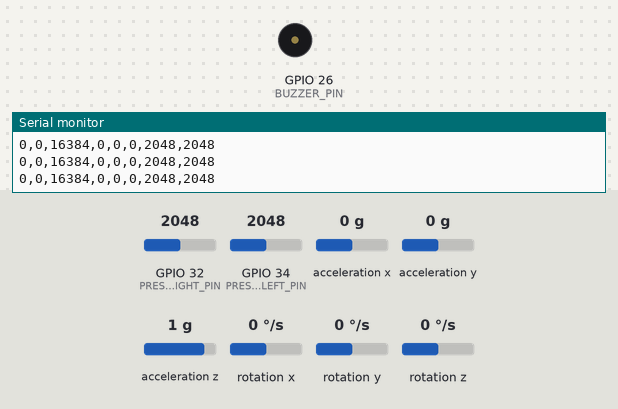
Recording of a program running on a simulated ESP32. Parts: buzzer (waves = sounding, pin HIGH), the last lines printed to the serial monitor. The test bench sets the inputs (shaded band); at power-on: acceleration x 0 g, GPIO 32 (PRESSURE_RIGHT_PIN) = 2048, GPIO 34 (PRESSURE_LEFT_PIN) = 2048, acceleration y 0 g, acceleration z 1 g, rotation x 0 °/s, rotation y 0 °/s, rotation z 0 °/s.

Above: at 4.3 s.
4.4 s: acceleration x set to -0.4 g
At 4.8 s:
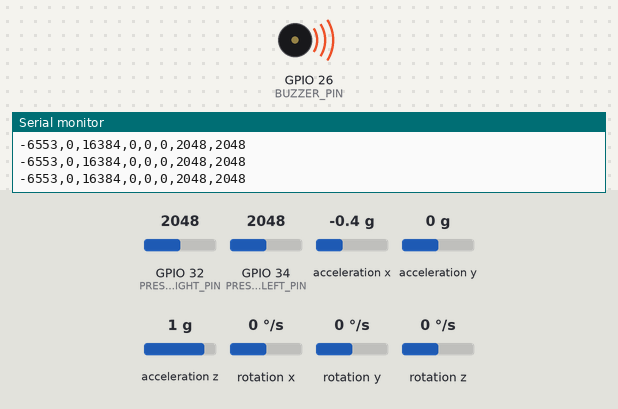
Timing chart, 0 to 8.9 s (numbered marks = the images above; inputs shaded):
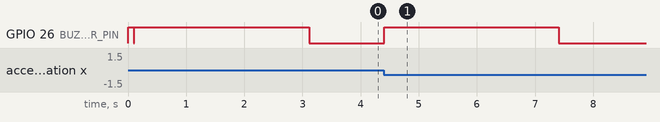

The program:

main.cpp
```cpp
/*
  smart_belt_fixed.ino
  =====================
  Smart Belt Fall Detection — ESP32 Firmware
  Alliance University Capstone Project

  Output format (CSV at 200Hz, 115200 baud):
    acc_x,acc_y,acc_z,gyr_x,gyr_y,gyr_z,pressure_left,pressure_right

  Pin mapping:
    MPU6050 → SDA: GPIO 21 | SCL: GPIO 22
    Pressure Left  → GPIO 34
    Pressure Right → GPIO 32  (FIXED from teammate's GPIO 35)
    Buzzer         → GPIO 26

  Units:
    Acceleration : raw int16 (divide by 16384.0 for g)
    Gyroscope    : raw int16 (divide by 131.0 for deg/s)
    Pressure     : ADC raw 0–4095
*/

#include <Wire.h>
#include <MPU6050.h>

MPU6050 mpu;

// ── Pin Definitions ──────────────────────────────────────────────
const int PRESSURE_LEFT_PIN  = 34;   // matches config.py
const int PRESSURE_RIGHT_PIN = 32;   // FIXED: was 35 in teammate's version
const int BUZZER_PIN         = 26;

// ── IMU variables ─────────────────────────────────────────────────
int16_t ax, ay, az;
int16_t gx, gy, gz;

// ── Timing for 200Hz output ───────────────────────────────────────
// 200Hz = 1 sample every 5ms
const unsigned long SAMPLE_INTERVAL_US = 5000;  // 5000 microseconds = 5ms
unsigned long lastSampleTime = 0;

// ── Buzzer state ──────────────────────────────────────────────────
bool buzzerActive      = false;
unsigned long buzzerStartTime = 0;
const unsigned long BUZZER_DURATION = 3000;  // 3 seconds

// ── Simple fall detection for onboard buzzer alert ────────────────
// (Python pipeline does the real detection — this is just a local backup)
float prevAccelMag = 0.0;
const float FALL_JERK_THRESHOLD = 8.0;  // g/s

void setup() {
  Serial.begin(115200);

  pinMode(PRESSURE_LEFT_PIN,  INPUT);
  pinMode(PRESSURE_RIGHT_PIN, INPUT);
  pinMode(BUZZER_PIN, OUTPUT);
  digitalWrite(BUZZER_PIN, LOW);

  Wire.begin(21, 22);          // SDA=GPIO21, SCL=GPIO22
  Wire.setClock(400000);       // 400kHz I2C

  mpu.initialize();
  mpu.setFullScaleAccelRange(MPU6050_ACCEL_FS_2);   // ±2g
  mpu.setFullScaleGyroRange(MPU6050_GYRO_FS_250);   // ±250 deg/s
  mpu.setDLPFMode(MPU6050_DLPF_BW_42);              // 42Hz LPF

  if (!mpu.testConnection()) {
    // Flash buzzer twice to indicate MPU6050 failure
    for (int i = 0; i < 2; i++) {
      digitalWrite(BUZZER_PIN, HIGH); delay(300);
      digitalWrite(BUZZER_PIN, LOW);  delay(300);
    }
  }

  // Short ready beep
  digitalWrite(BUZZER_PIN, HIGH); delay(100);
  digitalWrite(BUZZER_PIN, LOW);

  lastSampleTime = micros();
}

void loop() {
  unsigned long now = micros();

  // ── Maintain 200Hz sample rate ────────────────────────────────
  if (now - lastSampleTime < SAMPLE_INTERVAL_US) return;
  lastSampleTime = now;

  // ── Read MPU6050 ─────────────────────────────────────────────
  mpu.getMotion6(&ax, &ay, &az, &gx, &gy, &gz);

  // ── Read pressure sensors (ADC 0–4095) ───────────────────────
  int pressureLeft  = analogRead(PRESSURE_LEFT_PIN);
  int pressureRight = analogRead(PRESSURE_RIGHT_PIN);

  // ── Output CSV line (parsed by iot_receiver.py) ──────────────
  // Format: acc_x,acc_y,acc_z,gyr_x,gyr_y,gyr_z,pressure_left,pressure_right
  Serial.print(ax);           Serial.print(',');
  Serial.print(ay);           Serial.print(',');
  Serial.print(az);           Serial.print(',');
  Serial.print(gx);           Serial.print(',');
  Serial.print(gy);           Serial.print(',');
  Serial.print(gz);           Serial.print(',');
  Serial.print(pressureLeft); Serial.print(',');
  Serial.println(pressureRight);

  // ── Onboard fall detection for local buzzer ───────────────────
  // Python pipeline does the real ML detection.
  // This is just a simple jerk-threshold backup alert.
  float accelMag = sqrt((float)ax*ax + (float)ay*ay + (float)az*az) / 16384.0;
  float jerk     = abs(accelMag - prevAccelMag) / (SAMPLE_INTERVAL_US / 1e6);
  prevAccelMag   = accelMag;

  if (jerk > FALL_JERK_THRESHOLD && !buzzerActive) {
    buzzerActive    = true;
    buzzerStartTime = millis();
    digitalWrite(BUZZER_PIN, HIGH);
  }

  // ── Buzzer timeout ────────────────────────────────────────────
  if (buzzerActive && (millis() - buzzerStartTime >= BUZZER_DURATION)) {
    digitalWrite(BUZZER_PIN, LOW);
    buzzerActive = false;
  }
}
```

Measured:
- the behaviour switches between -0.2 and -0.3 g on acceleration x (found by bisection; images 0 and 1)
- after the input at 4.4 s, GPIO 26 (BUZZER_PIN): LOW → HIGH at once, → LOW 3.0 s later
